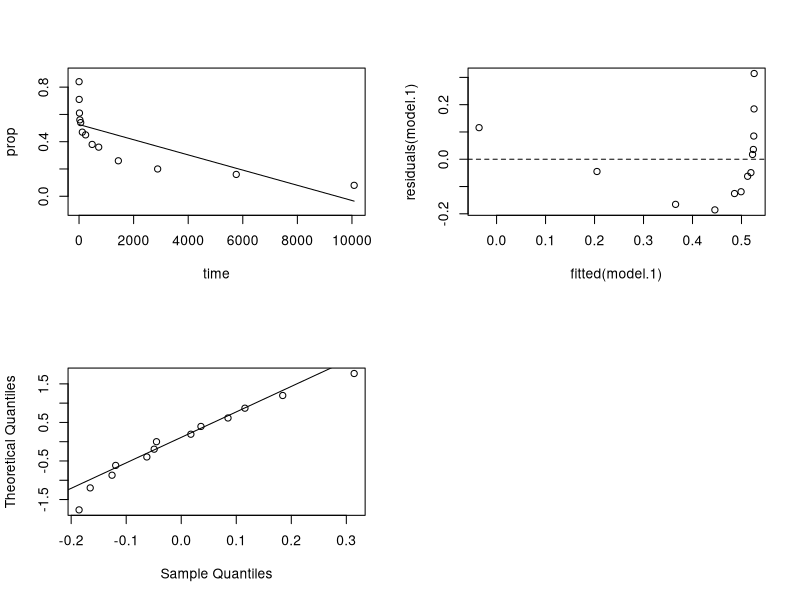
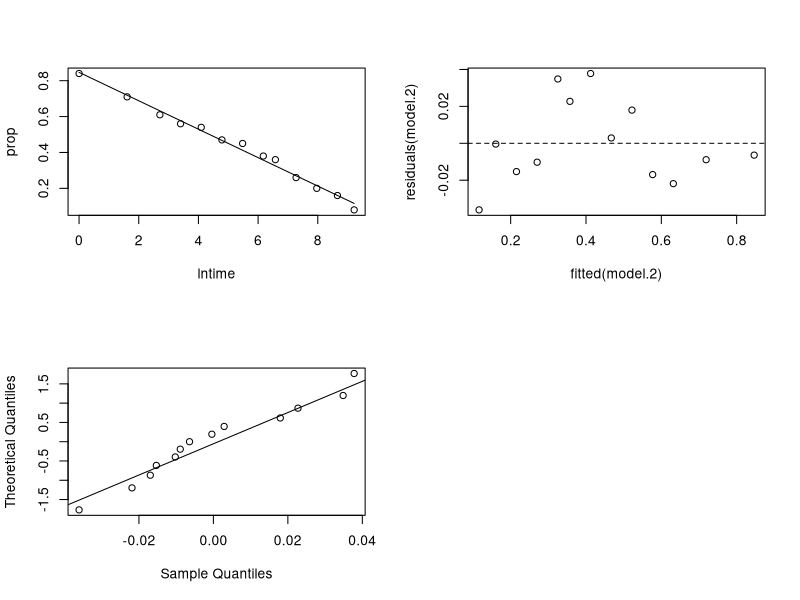
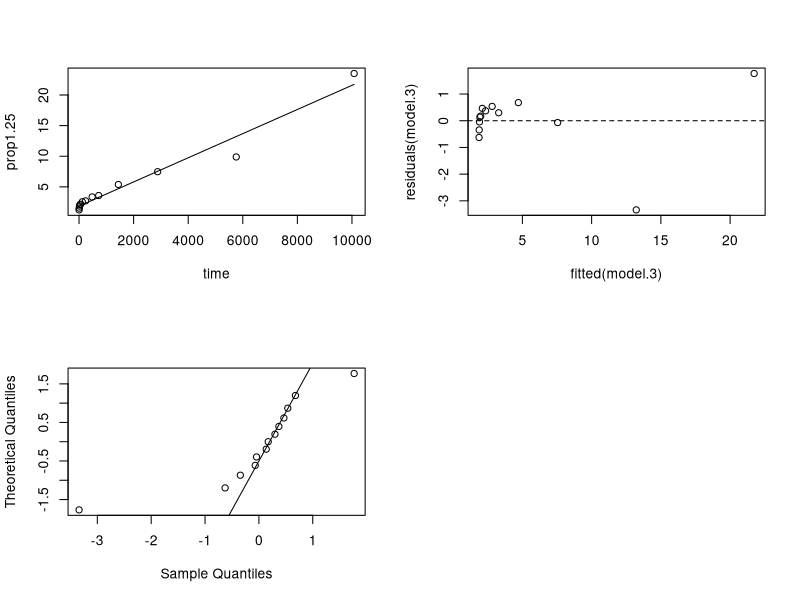
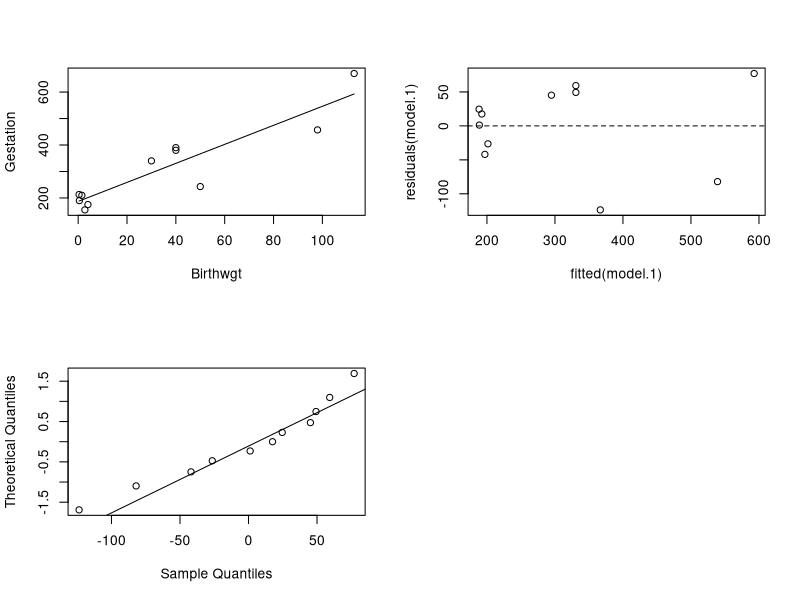
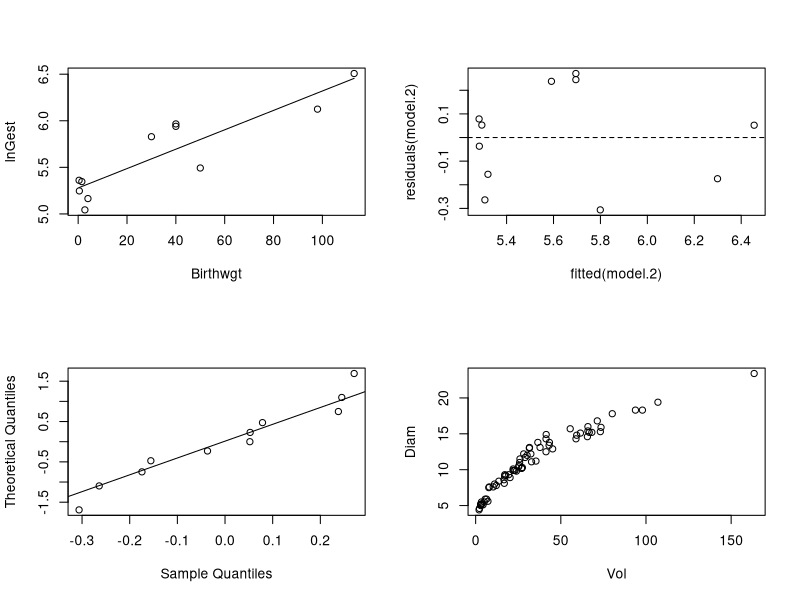
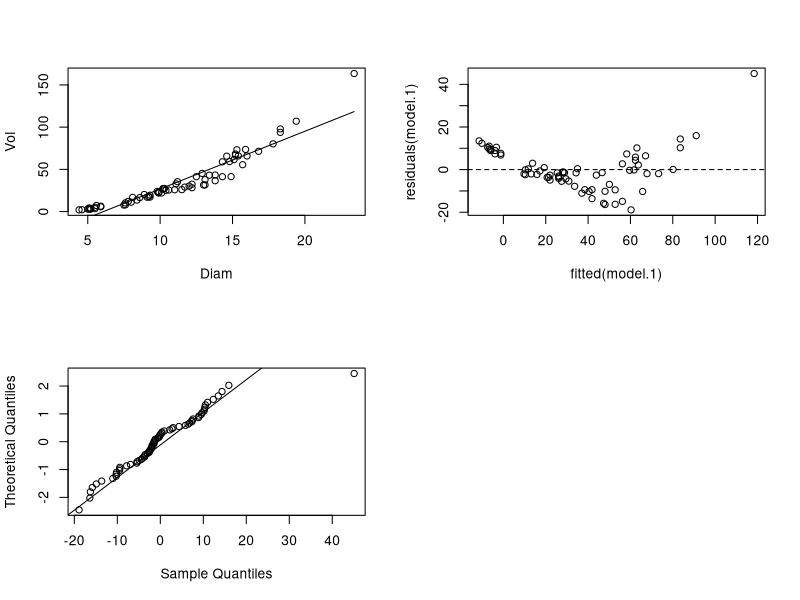
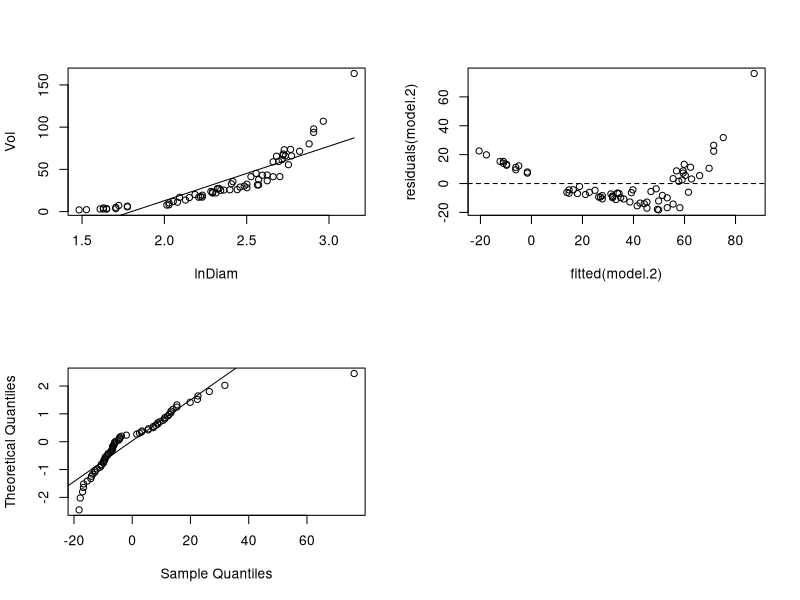
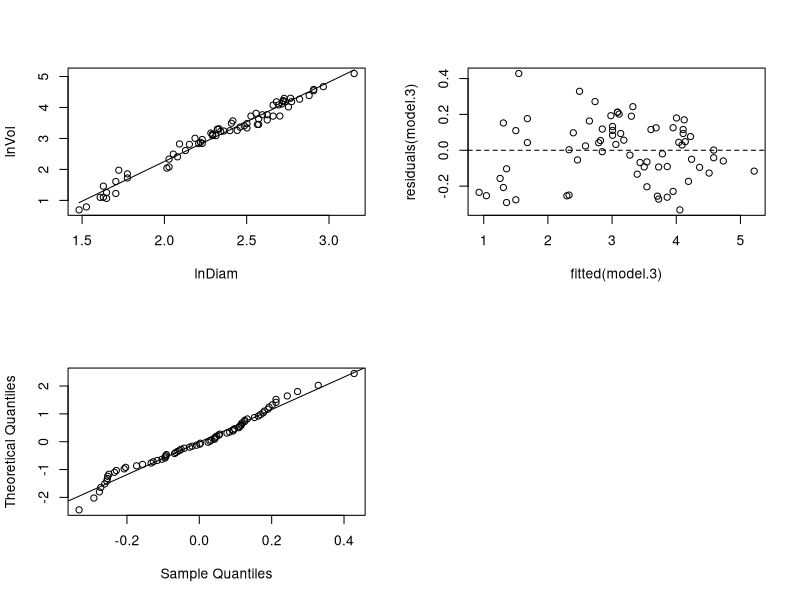

Write the R code that produced these figures, in order. (Note: this script raises an error after producing the figures.)
## ---- chunk 1
wordrecall <- read.table("DataL9/wordrecall.txt", header=T)
head(wordrecall)
attach(wordrecall)

## ---- chunk 2
model.1 <- lm(prop ~ time)
summary(model.1)
## ---- chunk 3
par(mfrow=c(2,2))
plot(x=time, y=prop, ylim=c(-0.1, 0.9),
     panel.last = lines(sort(time), fitted(model.1)[order(time)]))

plot(x=fitted(model.1), y=residuals(model.1),
     panel.last = abline(h=0, lty=2))

qqnorm(residuals(model.1), main="", datax=TRUE)
qqline(residuals(model.1), datax=TRUE)
## ---- chunk 4
library(nortest)
ad.test(residuals(model.1))
## ---- chunk 5
lntime <- log(time)

model.2 <- lm(prop ~ lntime)
summary(model.2)
## ---- chunk 6
par(mfrow=c(2,2))
plot(x=lntime, y=prop,
     panel.last = lines(sort(lntime), fitted(model.2)[order(lntime)]))

plot(x=fitted(model.2), y=residuals(model.2),
     panel.last = abline(h=0, lty=2))

qqnorm(residuals(model.2), main="", datax=TRUE)
qqline(residuals(model.2), datax=TRUE)
## ---- chunk 7
library(nortest)
ad.test(residuals(model.2)) # A = 0.262, p-value = 0.6426
## ---- chunk 8
prop1.25 <- prop^-1.25

model.3 <- lm(prop1.25 ~ time)
summary(model.3)
## ---- chunk 9
par(mfrow=c(2,2))
plot(x=time, y=prop1.25,
     panel.last = lines(sort(time), fitted(model.3)[order(time)]))

plot(x=fitted(model.3), y=residuals(model.3),
     panel.last = abline(h=0, lty=2))

qqnorm(residuals(model.3), main="", datax=TRUE)
qqline(residuals(model.3), datax=TRUE)
## ---- chunk 10
ad.test(residuals(model.3)) 
## ---- chunk 11
predict(model.2, interval="prediction",
        newdata=data.frame(lntime=log(1000)))
## ---- chunk 12
confint(model.2)[2,]*log(10) # 95% CI for 10-fold increase in time, beta1*ln(10)
## ---- chunk 13
mammgest <- read.table("DataL9/mammgest.txt", header=T)
attach(mammgest)
head(mammgest)
## ---- chunk 14
model.1 <- lm(Gestation ~ Birthwgt)
summary(model.1)
## ---- chunk 15
par(mfrow=c(2,2))
plot(x=Birthwgt, y=Gestation,
     panel.last = lines(sort(Birthwgt), fitted(model.1)[order(Birthwgt)]))

plot(x=fitted(model.1), y=residuals(model.1),
     panel.last = abline(h=0, lty=2))

qqnorm(residuals(model.1), main="", datax=TRUE)
qqline(residuals(model.1), datax=TRUE)
## ---- chunk 16
ad.test(residuals(model.1)) # A = 0.3116, p-value = 0.503
## ---- chunk 17
lnGest <- log(Gestation)

model.2 <- lm(lnGest ~ Birthwgt)
summary(model.2)
## ---- chunk 18
par(mfrow=c(2,2))
plot(x=Birthwgt, y=lnGest,
     panel.last = lines(sort(Birthwgt), fitted(model.2)[order(Birthwgt)]))

plot(x=fitted(model.2), y=residuals(model.2),
     panel.last = abline(h=0, lty=2))

qqnorm(residuals(model.2), main="", datax=TRUE)
qqline(residuals(model.2), datax=TRUE)
## ---- chunk 19
ad.test(residuals(model.2)) # A = 0.3135, p-value = 0.4963
## ---- chunk 20
exp(predict(model.2, interval="prediction",
            newdata=data.frame(Birthwgt=50)))
## ---- chunk 21
# proportional change in median gestation for 1-unit increase in birthwgt
exp(coefficients(model.2)[2]) # 1.010465
exp(confint(model.2)[2,]) # 95% CI
## ---- chunk 22
# proportional change in median gestation for 10-unit increase in birthwgt
exp(10*coefficients(model.2)[2]) # 1.109714
exp(10*confint(model.2)[2,]) # 95% CI
detach(mammgest)
## ---- chunk 23
shortleaf <- read.table("DataL9/shortleaf.txt", header=T)
attach(shortleaf)
head(shortleaf)
plot(Vol, Diam) # always plot it for inspection
## ---- chunk 24
model.1 <- lm(Vol ~ Diam)
summary(model.1)
## ---- chunk 25
par(mfrow=c(2,2))
plot(x=Diam, y=Vol,
     panel.last = lines(sort(Diam), fitted(model.1)[order(Diam)]))

plot(x=fitted(model.1), y=residuals(model.1),
     panel.last = abline(h=0, lty=2))

qqnorm(residuals(model.1), main="", datax=TRUE)
qqline(residuals(model.1), datax=TRUE)
## ---- chunk 26
ad.test(residuals(model.1)) # A = 0.9913, p-value = 0.01215
## ---- chunk 27
lnDiam <- log(Diam)

model.2 <- lm(Vol ~ lnDiam)
summary(model.2)
## ---- chunk 28
par(mfrow=c(2,2))
plot(x=lnDiam, y=Vol,
     panel.last = lines(sort(lnDiam), fitted(model.2)[order(lnDiam)]))

plot(x=fitted(model.2), y=residuals(model.2),
     panel.last = abline(h=0, lty=2))

qqnorm(residuals(model.2), main="", datax=TRUE)
qqline(residuals(model.2), datax=TRUE)
## ---- chunk 29
ad.test(residuals(model.2)) # A = 2.3845, p-value = 4.273e-06
## ---- chunk 30
lnVol <- log(Vol)

model.3 <- lm(lnVol ~ lnDiam)
summary(model.3)
## ---- chunk 31
par(mfrow=c(2,2))
plot(x=lnDiam, y=lnVol,
     panel.last = lines(sort(lnDiam), fitted(model.3)[order(lnDiam)]))

plot(x=fitted(model.3), y=residuals(model.3),
     panel.last = abline(h=0, lty=2))

qqnorm(residuals(model.3), main="", datax=TRUE)
qqline(residuals(model.3), datax=TRUE)

## ---- chunk 32
ad.test(residuals(model.3)) # A = 0.5309, p-value = 0.1692
## ---- chunk 33
exp(predict(model.3, interval="confidence",
            newdata=data.frame(lnDiam=log(10))))
## ---- chunk 34
# proportional change in median Vol for 2-fold increase in Diam
2^(coefficients(model.3)[2]) # 5.915155
2^(confint(model.3)[2,]) # 95% CI
detach(shortleaf)
## ---- chunk 35
swallows <- read.table("DataL9/allswallows.txt", header=T)
attach(swallows)
head(swallows)
str(swallows)
## ---- chunk 36
library(car)
scatter3d(Vent ~ O2 + CO2, subset=Type==1) # adult
scatter3d(Vent ~ O2 + CO2, subset=Type==0) # nestling
scatter3d(Vent ~ O2 + CO2, subset=Type==0, revolutions=3, speed=0.5, grid=F)
## ---- chunk 37
TypeO2 <- Type*O2
TypeCO2 <- Type*CO2
CO2O2 <- CO2*O2
## ---- chunk 38
model.1 <- lm(Vent ~ O2 + CO2 + Type + TypeO2 + TypeCO2 + CO2O2)
summary(model.1)
## ---- chunk 39
anova(model.1) # Sequential (type I) SS
## ---- chunk 40
((14735+2884+22664)/3)/27419 # F-stat = 0.4897212
pf(0.49, 3, 233, lower.tail=F) # p-value = 0.6895548
## ---- chunk 41
plot(x=fitted(model.1), y=residuals(model.1),
     panel.last = abline(h=0, lty=2))
## ---- chunk 42
model.2 <- lm(Vent ~ O2 + CO2 + Type)
summary(model.2)
## ---- chunk 43
par(mfrow=c(1,2))
plot(x=fitted(model.2), y=residuals(model.2),
     panel.last = abline(h=0, lty=2))

qqnorm(residuals(model.2), main="", datax=TRUE)
qqline(residuals(model.2), datax=TRUE)
## ---- chunk 44
ad.test(residuals(model.2)) # A = 0.3175, p-value = 0.5358

detach(swallows)
## ---- chunk 45
bluegills <- read.table("DataL9/bluegills.txt", header=T)
attach(bluegills)

plot(x=age, y=length)
## ---- chunk 46
agesq <- age^2

model <- lm(length ~ age + agesq)
summary(model)
## ---- chunk 47
newX <- seq(min(age), max(age), length=100)
newXsq <- newX**2

plot(x=age, y=length,
     panel.last = lines(newX,
                        predict(model,
                                newdata=data.frame(age=newX, agesq=newXsq))))

## ---- chunk 48
predict(model, interval="prediction",
        newdata=data.frame(age=5, agesq=25))
detach(bluegills)
## ---- chunk 49
yield <- read.csv("DataL9/yield.csv", header=T)
attach(yield)
head(yield)

model.1 <- lm(Yield ~ Temp)
summary(model.1)
## ---- chunk 50
plot(x=Temp, y=Yield,
     panel.last = lines(sort(Temp), fitted(model.1)[order(Temp)]))

## ---- chunk 51
Tempsq <- Temp^2

model.2 <- lm(Yield ~ Temp + Tempsq)
summary(model.2)
## ---- chunk 52
newX <- seq(min(Temp), max(Temp), length=100)
newXsq <- newX**2

plot(x=Temp, y=Yield,
     panel.last = lines(newX,
                        predict(model.2,
                                newdata=data.frame(Temp=newX, Tempsq=newXsq))))

detach(yield)
## ---- chunk 53
odor <- read.csv("DataL9/odor.csv", header=T)
attach(odor)
head(odor)
pairs(odor)
## ---- chunk 54
Tempsq <- Temp^2
Ratiosq <- Ratio^2
Heightsq <- Height^2

model.1 <- lm(Odor ~ Temp + Ratio + Height + Tempsq + Ratiosq + Heightsq)
summary(model.1)
## ---- chunk 55
model.2 <- lm(Odor ~ Temp + Ratio + Height + Tempsq + Ratiosq)
summary(model.2)
detach(odor)
# Considering the 'heirarchy' rule, keep temp term 
